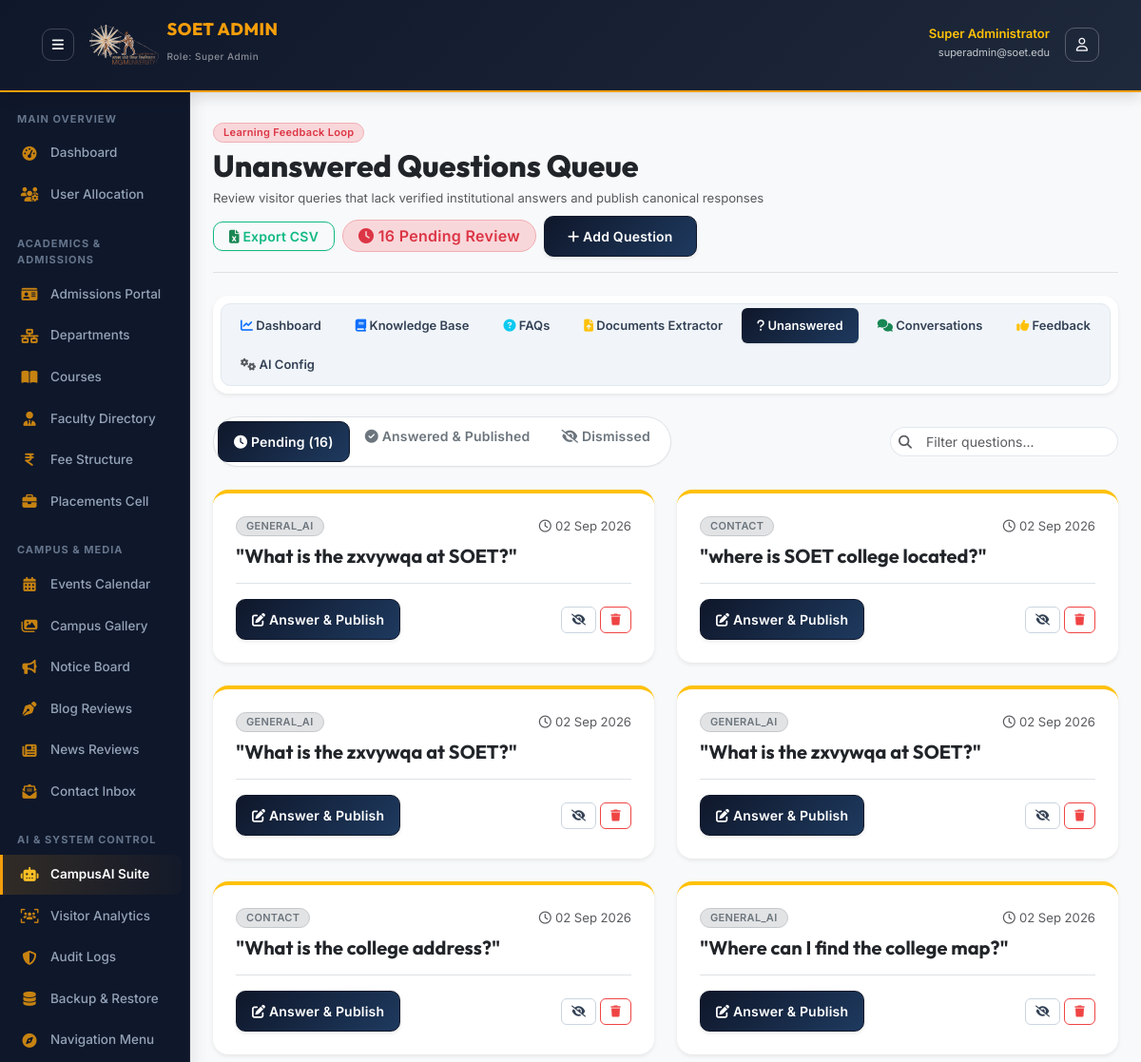
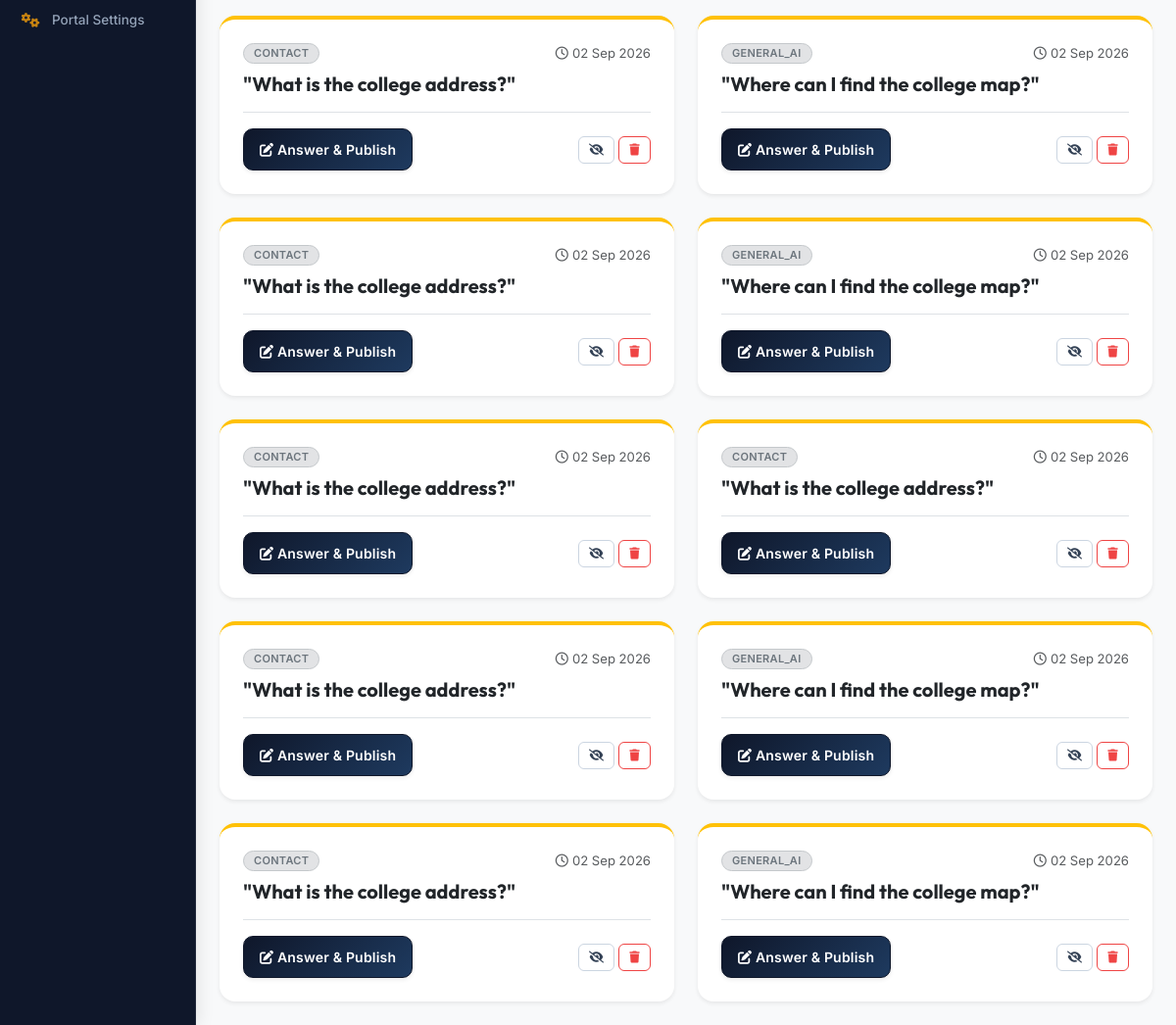
The page /admin/ai-chatbot/unanswered.php (signed in) on the database as committed earlier (2 pictures, top to bottom).
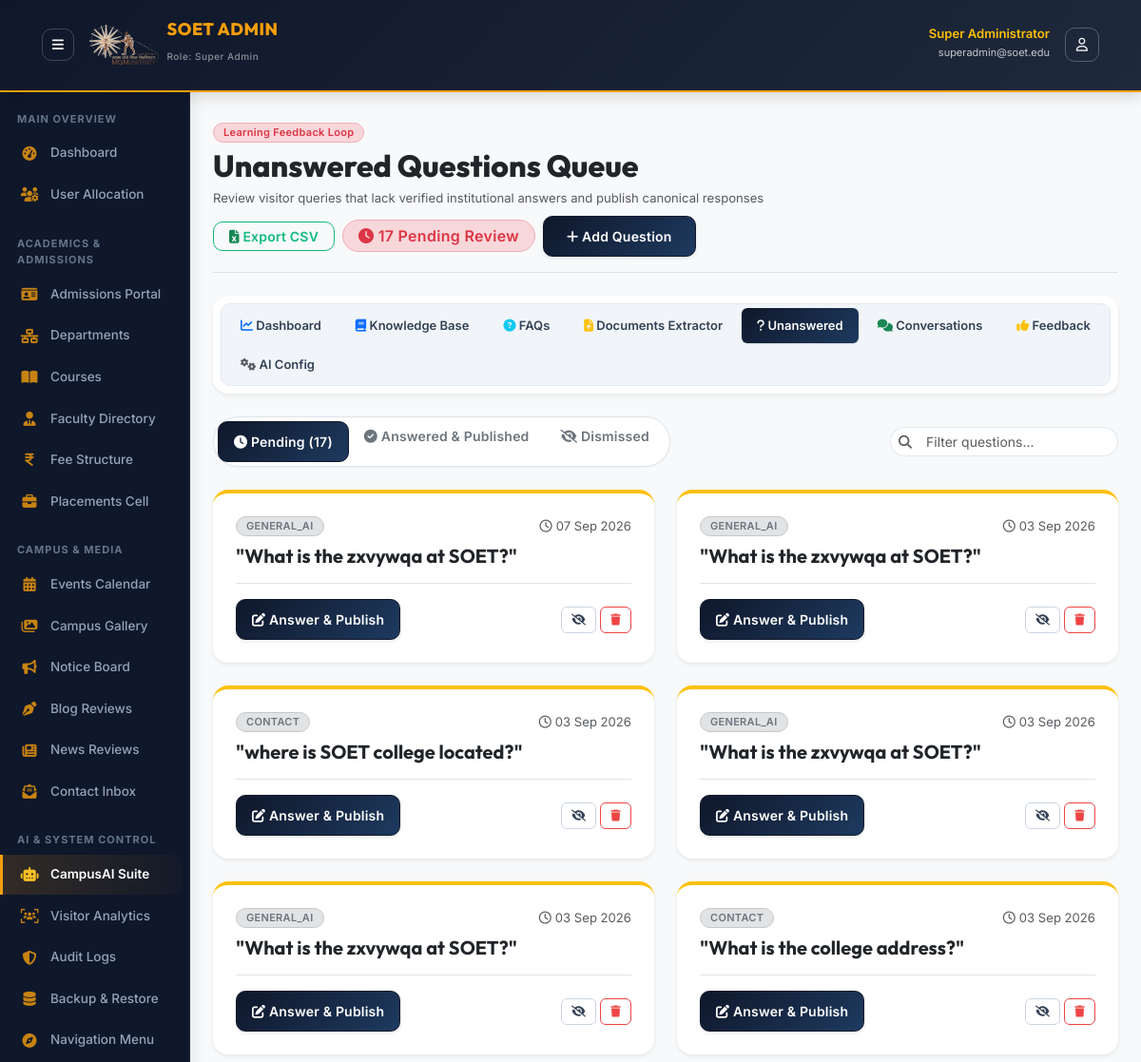
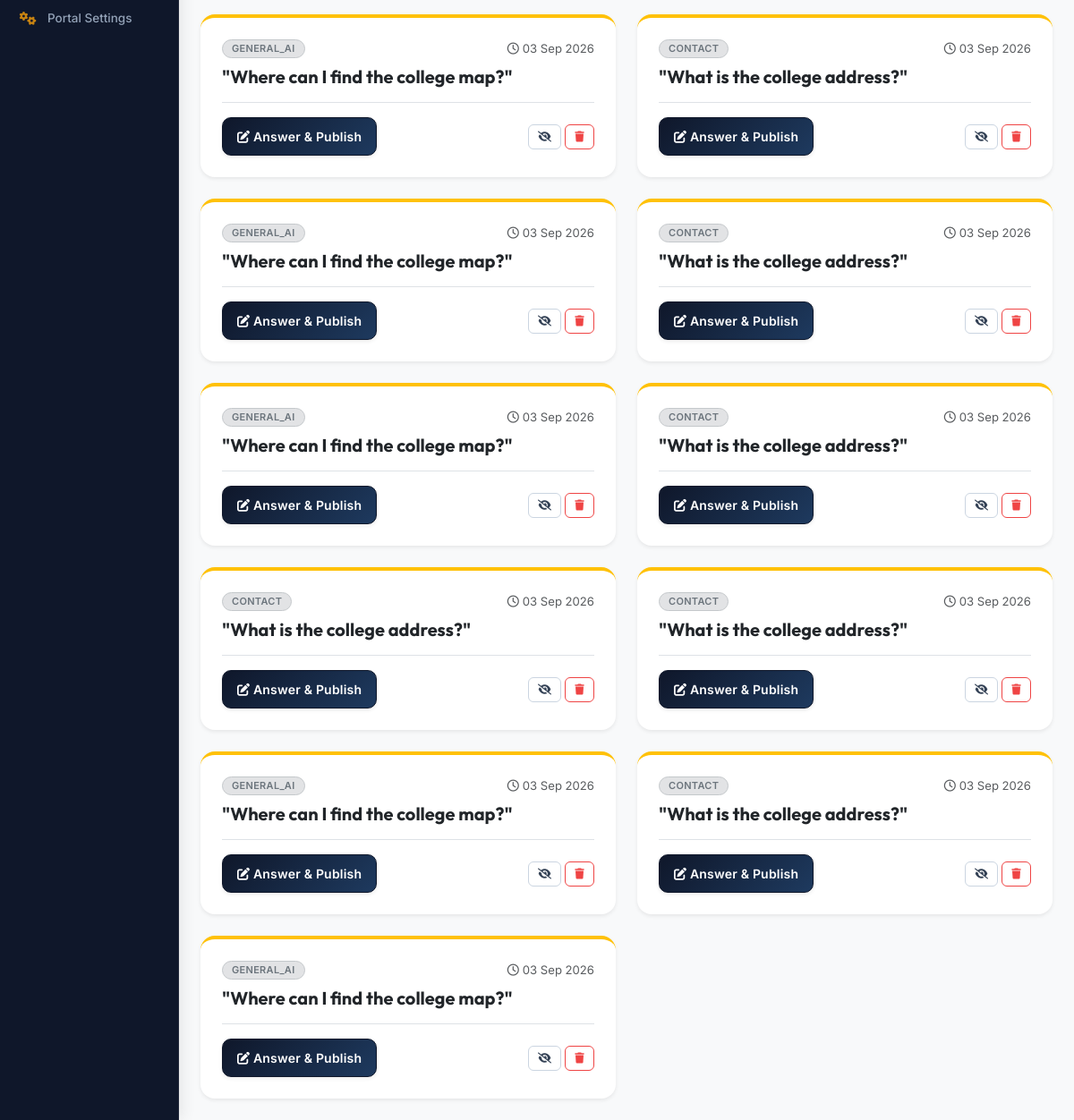
The same page on the database as committed later (2 pictures, top to bottom).
### tables this page shows
CREATE TABLE `unanswered_questions` (
  `id` int(11) NOT NULL AUTO_INCREMENT,
  `session_id` int(11) DEFAULT NULL,
  `question` varchar(255) NOT NULL,
  `category` varchar(50) DEFAULT 'general',
  `confidence` decimal(5,2) DEFAULT 0.00,
  `status` enum('pending','answered','dismissed') DEFAULT 'pending',
  `admin_response` text DEFAULT NULL,
  `created_at` timestamp NOT NULL DEFAULT current_timestamp(),
  PRIMARY KEY (`id`),
  KEY `session_id` (`session_id`),
  CONSTRAINT `unanswered_questions_ibfk_1` FOREIGN KEY (`session_id`) REFERENCES `chat_sessions` (`id`) ON DELETE SET NULL
);

### core/Database.php (called while the page is built, shortened)
<?php
class Database
{
    private static ?Database $instance = null;
    private PDO $pdo;
    private function __construct()
    {
        $options = [
            PDO::ATTR_ERRMODE            => PDO::ERRMODE_EXCEPTION,
            PDO::ATTR_DEFAULT_FETCH_MODE => PDO::FETCH_ASSOC,
            PDO::ATTR_EMULATE_PREPARES   => false,
            PDO::ATTR_TIMEOUT            => 3,
        ];
        $rawHost = defined('DB_HOST') ? DB_HOST : '127.0.0.1';
        $port = defined('DB_PORT') ? DB_PORT : '3307';
        $dbName = defined('DB_NAME') ? DB_NAME : 'soet_college';
        $dbUser = defined('DB_USER') ? DB_USER : 'root';
        $dbPass = defined('DB_PASS') ? DB_PASS : '';
        $charset = defined('DB_CHARSET') ? DB_CHARSET : 'utf8mb4';
        $host = $rawHost;
        $dsnCandidates = [
            "mysql:host={$host};port={$port};dbname={$dbName};charset={$charset}",
            "mysql:host=127.0.0.1;port=3307;dbname={$dbName};charset={$charset}",
            "mysql:host=localhost;port=3307;dbname={$dbName};charset={$charset}",
            "mysql:host=127.0.0.1;port=3306;dbname={$dbName};charset={$charset}",
            "mysql:host=localhost;dbname={$dbName};charset={$charset}"
        ];
        $firstException = null;
        foreach (array_unique($dsnCandidates) as $dsn) {
            try {
                $this->pdo = new PDO($dsn, $dbUser, $dbPass, $options);
                return;
            } catch (PDOException $e) {
                if ($firstException === null) {
                    $firstException = $e;
                }
                $lastException = $e;
            }
        }
    }
    public static function getInstance(): Database
    {
        if (self::$instance === null) {
            self::$instance = new self();
        }
        return self::$instance;
    }
    public function query(string $sql, array $params = []): PDOStatement
    {
        $stmt = $this->pdo->prepare($sql);
        $stmt->execute($params);
        return $stmt;
    }
    public function fetchAll(string $sql, array $params = []): array
    {
        return $this->query($sql, $params)->fetchAll();
    }
}

### includes/functions.php (called while the page is built, shortened)
<?php
function formatDate(?string $date, string $format = 'd M Y'): string
{
    return date($format, strtotime($date));
}

### admin/ai-chatbot/unanswered.php (the view, shortened to what the rows shown need)
<?php
$db = Database::getInstance();
include_once __DIR__ . '/../../admin/includes/header.php';
$statusFilter = isset($_GET['status']) ? $_GET['status'] : 'pending';
$questionsList = $db->fetchAll("SELECT * FROM unanswered_questions WHERE status = ? ORDER BY created_at DESC", [$statusFilter]);
?>
<div class="d-flex justify-content-between align-items-center pt-2 pb-3 mb-4 border-bottom flex-wrap gap-2">
    <div>
        <h2 class="font-display fw-extrabold text-dark mb-1">Unanswered Questions Queue</h2>
    </div>
</div>
<?php if (empty($questionsList)): ?>
    <div class="card border-0 shadow-sm rounded-4 p-5 text-center">
        <div class="w-16 h-16 rounded-circle bg-success-subtle text-success d-inline-flex align-items-center justify-content-center mx-auto mb-3" style="width: 64px; height: 64px;">
            <i class="fa-solid fa-circle-check fa-2x"></i>
        </div>
        <h4 class="font-display fw-bold text-dark mb-1">All Questions Resolved!</h4>
        <p class="text-muted small mb-3">There are currently no <?php echo $statusFilter; ?> visitor questions requiring administrative review.</p>
        <div>
            <button type="button" class="btn btn-outline-primary btn-sm rounded-pill font-semibold px-3.5" data-bs-toggle="modal" data-bs-target="#modalAddUnanswered">
                <i class="fa-solid fa-plus me-1.5"></i> Add Test Question
            </button>
        </div>
    </div>
<?php else: ?>
    <div class="row g-4" id="questionsGrid">
        <?php foreach ($questionsList as $q): ?>
            <div class="col-md-6 question-card-col" data-text="<?php echo strtolower(htmlspecialchars($q['question'] . ' ' . $q['category'])); ?>">
                <div class="card border-0 shadow-sm rounded-4 p-4 h-100 border-top border-4 <?php echo $q['status'] === 'pending' ? 'border-warning' : ($q['status'] === 'answered' ? 'border-success' : 'border-secondary'); ?>">
                    <div class="d-flex justify-content-between align-items-center mb-2">
                        <span class="badge bg-secondary-subtle text-secondary border border-secondary-subtle rounded-pill px-2.5 py-1 text-xs text-uppercase font-semibold">
                            <?php echo htmlspecialchars($q['category']); ?>
                        </span>
                        <small class="text-muted text-xs"><i class="fa-regular fa-clock me-1"></i><?php echo formatDate($q['created_at']); ?></small>
                    </div>
                    <h5 class="font-display fw-bold text-dark mb-3">"<?php echo htmlspecialchars($q['question']); ?>"</h5>
                    <div class="mt-auto pt-3 border-top d-flex justify-content-between align-items-center flex-wrap gap-2">
                        <button type="button" class="btn btn-primary btn-sm rounded-pill font-semibold px-3 shadow-sm hover-lift" data-bs-toggle="modal" data-bs-target="#modalAnswer<?php echo $q['id']; ?>">
                            <i class="fa-solid fa-pen-to-square me-1.5"></i> <?php echo $q['status'] === 'answered' ? 'Update Answer' : 'Answer &amp; Publish'; ?>
                        </button>
                        <div class="d-flex gap-1">
                            <?php if ($q['status'] === 'pending'): ?>
                                <a href="unanswered.php?action=dismiss&id=<?php echo $q['id']; ?>" class="btn btn-xs btn-outline-secondary rounded-pill px-2.5 py-1" title="Dismiss">
                                    <i class="fa-solid fa-eye-slash"></i>
                                </a>
                            <?php endif; ?>
                            <a href="unanswered.php?action=delete&id=<?php echo $q['id']; ?>" class="btn btn-xs btn-outline-danger rounded-pill px-2.5 py-1" onclick="return confirm('Delete this question from queue?');" title="Delete">
                                <i class="fa-solid fa-trash"></i>
                            </a>
                        </div>
                    </div>
                </div>
            </div>
        <?php endforeach; ?>
    </div>
<?php endif; ?>
<?php include_once __DIR__ . '/../../admin/includes/footer.php'; ?>

Rows that differ between the two databases and show on the page:
added unanswered_questions: category "GENERAL_AI", created_at "07 Sep 2026", question "What is the zxvywqa at SOET?", status "Answer & Publish"
changed unanswered_questions (number 2 of 17 on the later page): created_at "02 Sep 2026" → "03 Sep 2026"
changed unanswered_questions "where is SOET college located?": created_at "02 Sep 2026" → "03 Sep 2026"
changed unanswered_questions (number 4 of 17 on the later page): created_at "02 Sep 2026" → "03 Sep 2026"
changed unanswered_questions (number 5 of 17 on the later page): created_at "02 Sep 2026" → "03 Sep 2026"
changed unanswered_questions (number 6 of 17 on the later page): created_at "02 Sep 2026" → "03 Sep 2026"
changed unanswered_questions (number 7 of 17 on the later page): created_at "02 Sep 2026" → "03 Sep 2026"
changed unanswered_questions (number 8 of 17 on the later page): created_at "02 Sep 2026" → "03 Sep 2026"
changed unanswered_questions (number 9 of 17 on the later page): created_at "02 Sep 2026" → "03 Sep 2026"
changed unanswered_questions (number 10 of 17 on the later page): created_at "02 Sep 2026" → "03 Sep 2026"
changed unanswered_questions (number 11 of 17 on the later page): created_at "02 Sep 2026" → "03 Sep 2026"
changed unanswered_questions (number 12 of 17 on the later page): created_at "02 Sep 2026" → "03 Sep 2026"
changed unanswered_questions (number 13 of 17 on the later page): created_at "02 Sep 2026" → "03 Sep 2026"
changed unanswered_questions (number 14 of 17 on the later page): created_at "02 Sep 2026" → "03 Sep 2026"
changed unanswered_questions (number 15 of 17 on the later page): created_at "02 Sep 2026" → "03 Sep 2026"
changed unanswered_questions (number 16 of 17 on the later page): created_at "02 Sep 2026" → "03 Sep 2026"
changed unanswered_questions (number 17 of 17 on the later page): created_at "02 Sep 2026" → "03 Sep 2026"
Other text that changed with them:
$pendingCount: "16" → "17"
